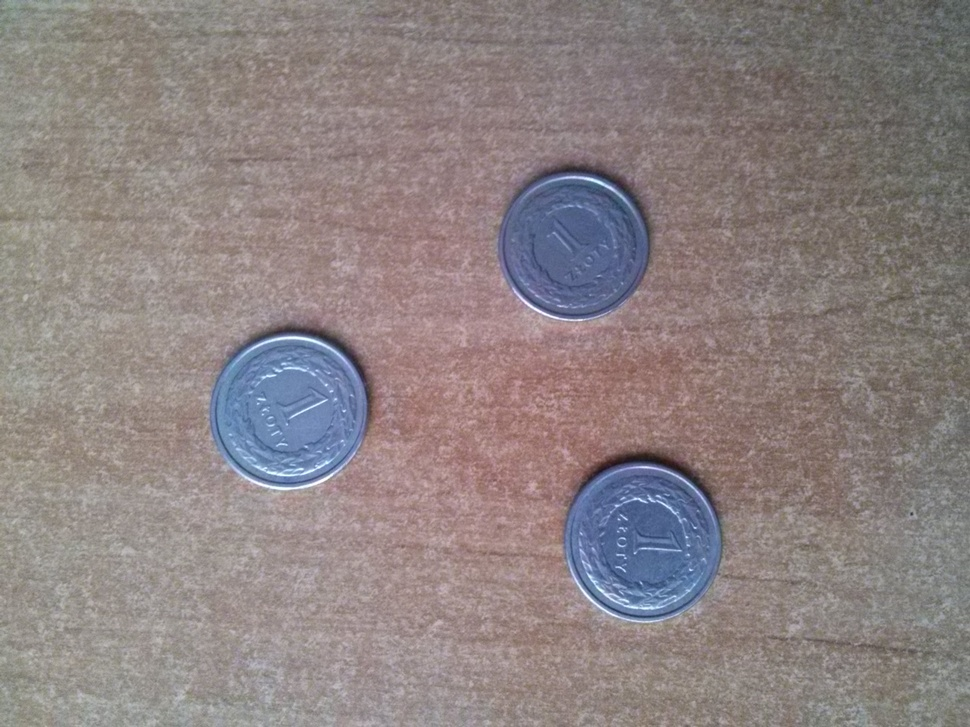
#> input picture zdjecia/1280 x 960/CAM01162.jpg, 970 x 727 px, shrunk from 1280 x 960 before the run; its folder holds only this picture in this run
$ python 'Detekcja okregow opncv.py'
#> lines starting #> are read from the running program, lines starting #| are printed output that depends on the picture; after the words box and inside, x2 and y2 are one past the last pixel; in counts of white or black regions, pixels touching at a corner belong together
#> in main, oryginal is the input picture: shape (727, 970, 3); mean B, G, R 130, 130, 140.3
import cv2
from matplotlib import pyplot as plt
import numpy as np
import os


def wykrywanieKonturow(image):
    print("\tTrwa wykrywanie konturow...")

    gray = cv2.cvtColor(image, cv2.COLOR_RGB2GRAY)
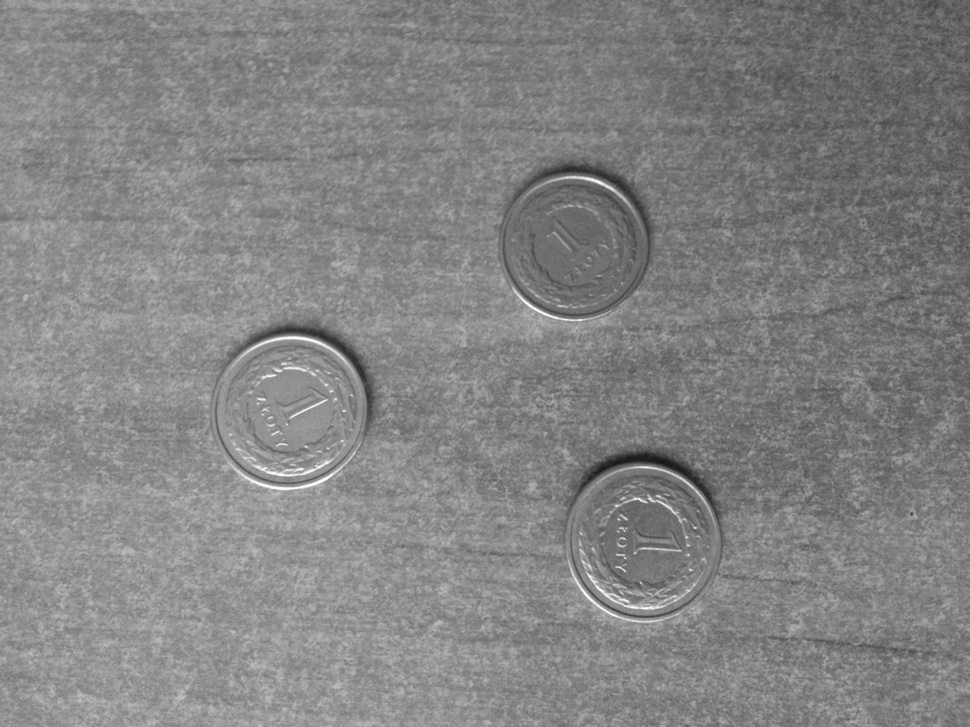
#> gray: shape (727, 970); min 20, max 255, mean 131.2
    """
    fig, ax = plt.subplots()
    ax.imshow(gray, cmap='gray')
    plt.show()
    """

    blurred = cv2.GaussianBlur(gray, (11, 11), 0)
    """
    fig, ax = plt.subplots()
    ax.imshow(blurred, cmap='gray')
    plt.show()
    """


    thresh = cv2.adaptiveThreshold(blurred, 255, cv2.ADAPTIVE_THRESH_GAUSSIAN_C, cv2.THRESH_BINARY, 31, 10)
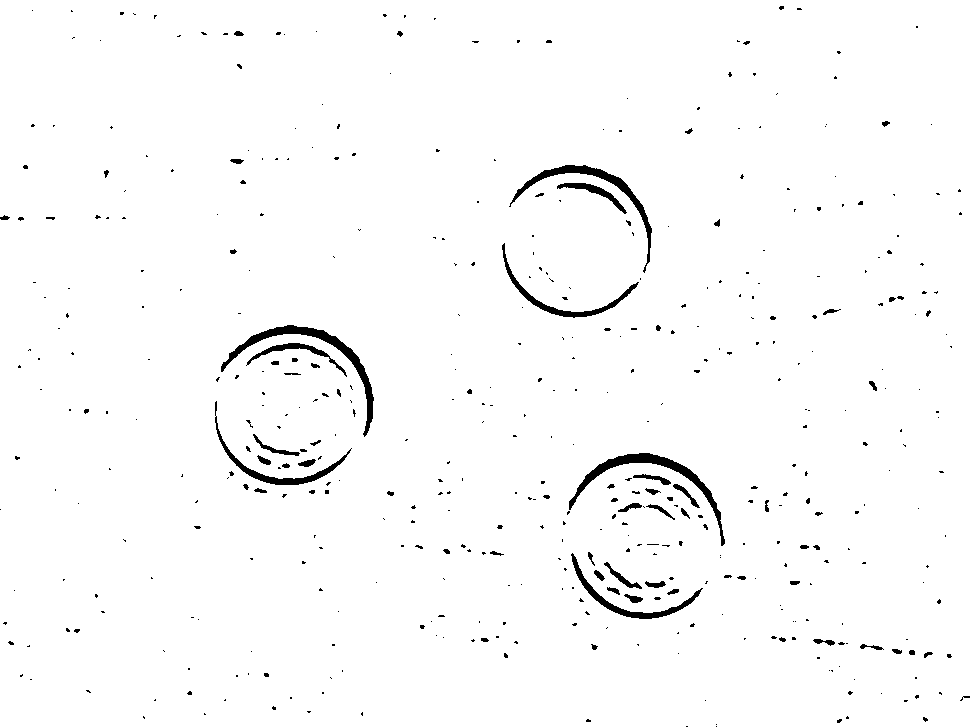
#> thresh: shape (727, 970); 98.1% white; 468 black regions (396 under 20 px), largest, box (x1, y1, x2, y2) and area: (221, 325, 374, 437) 1667, (569, 453, 725, 546) 1566, (509, 165, 652, 273) 1302


    print("\tKoniec wykrywania konturow.")
    return thresh


def main():
    sciezkaZrodlowa = "zdjecia/1280 x 960/"
    sciezkaDocelowa = "okregi/1280 x 960/"

    tytul = os.listdir(sciezkaZrodlowa)


    #for i in range(len(tytul)):
    for i in [0, 10, 20, 30, 40, 50, 60]:
        print('Trwa przetwarzanie obrazu o indeksie i =', i, " (" + tytul[i])
        oryginal = cv2.imread(sciezkaZrodlowa + tytul[i], cv2.IMREAD_COLOR)


        print("\tTrwa wykrywanie monet...")
        image = wykrywanieKonturow(oryginal)
        """
        print("type(images) = " + str(type(images)))
        print("len(images) = " + str(len(images)))
        print("type(tytulyWykresow) = " + str(type(tytulyWykresow)))
        print("len(tytulyWykresow) = " + str(len(tytulyWykresow)))
        """

        print("\t\nTrwa rysowanie wykresow...")
        fig, ax = plt.subplots(nrows=1, ncols=2, figsize=(12, 4.5), subplot_kw={'xticks': [], 'yticks': []})
        fig.subplots_adjust(left=0, right=1, bottom=0, top=1, hspace=0.1, wspace=0.1)
        ax[0].imshow(cv2.cvtColor(oryginal, cv2.COLOR_BGR2RGB), aspect='equal', interpolation='bilinear')
        ax[1].imshow(image, cmap='gray', aspect='equal', interpolation='bilinear')
        print("\tPrzygotowywanie wyswietlenia obrazow w panelu bocznym...")
        plt.show()
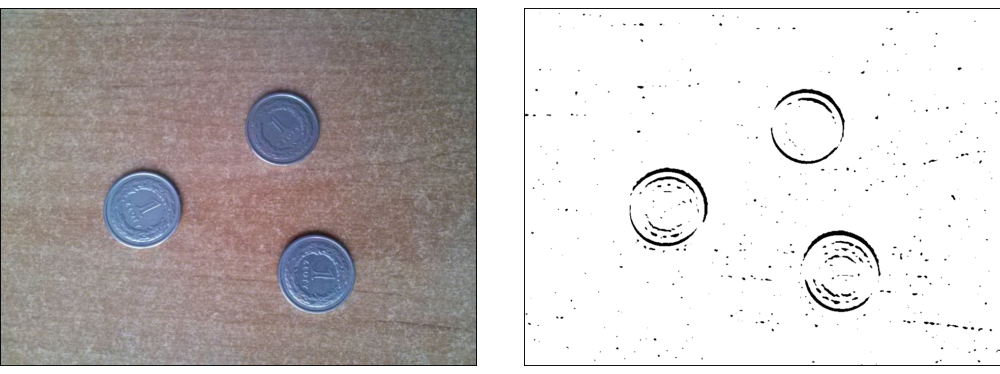
#> figure drawn by matplotlib, 2 panels
        print("\tPomyslnie wyswietlono.\n\n")


        print("\tTrwa wykonywanie cv2.HoughCircles()...")
        minimalnyPromien = int(min(image.shape)/20)
#> minimalnyPromien = 36
        maksymalnyPromien = int(min(image.shape)/3)
#> maksymalnyPromien = 242
        minimalnyDystans = int(1.5 * minimalnyPromien)
#> minimalnyDystans = 54
        parametr2 = 40
        while(parametr2 > 0):
            print("Trwa proba parametr2 = " + str(parametr2) + "...")
            circles = cv2.HoughCircles(image, cv2.HOUGH_GRADIENT, 1, minDist=minimalnyDystans, param1=50, param2=parametr2, minRadius=minimalnyPromien, maxRadius=maksymalnyPromien)
            if(not(circles is None) and (len(circles[0]) >= 10)):
                print("funkcja cv2.HoughCircles() zatrzymana dla parametr2 = " + str(parametr2))
                break
            parametr2 -= 1
#> after the loop, parametr2 = 23

        wynik = np.copy(oryginal)
        circles = np.uint16(np.around(circles))
#> circles = [[574, 244, 72], [644, 542, 76], [292, 404, 78], [574, 390, 208], [708, 492, 124], [762, 416, 135], [540, 638, 98], [656, 370, 109], [656, 448, 59], [522, 426, 88]]
        print("\tLiczba znalezionych okregow: " + str(len(circles[0])))
#| 	Liczba znalezionych okregow: 10
        print("\tTrwa nanoszenie okregow...")
        for j in circles[0, :]:
            # rysowanie okregu
            cv2.circle(wynik, (j[0], j[1]), j[2], (0, 255, 0), 2)
            # draw srodka okregu
            cv2.circle(wynik, (j[0], j[1]), 2, (0, 0, 255), 3)
#> this loop made 10 passes
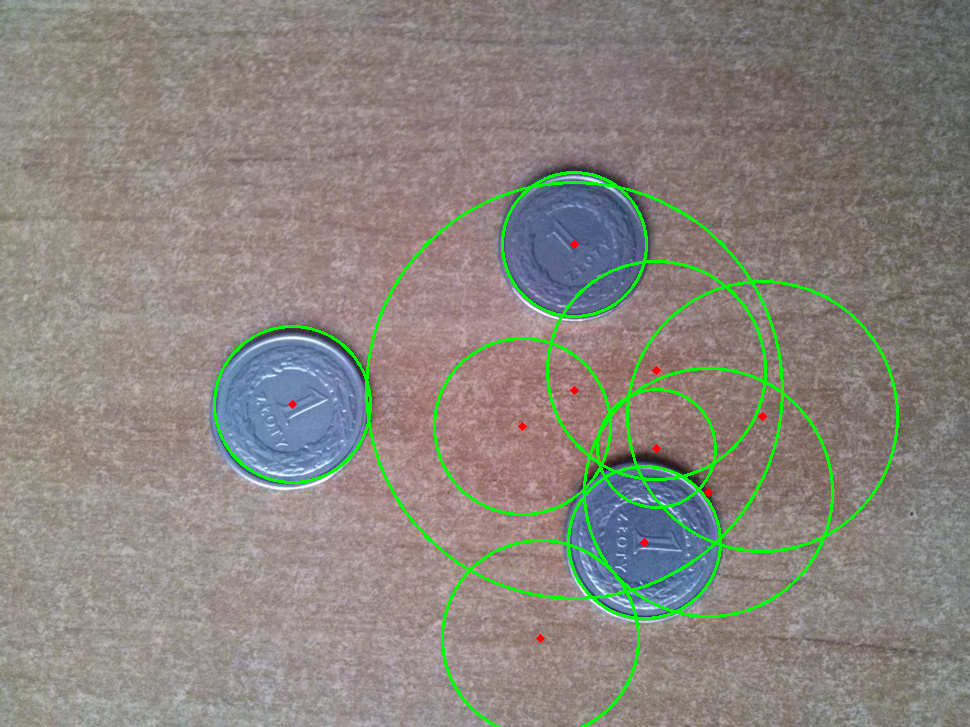
#> wynik: shape (727, 970, 3); 2.7% of pixels changed, all inside (x1, y1, x2, y2) = (213, 171, 899, 727)

        print("\tTrwa rysowanie wykresow...")
        fig, ax = plt.subplots(nrows=1, ncols=2, figsize=(12, 4.5), subplot_kw={'xticks': [], 'yticks': []})
        fig.subplots_adjust(left=0, right=1, bottom=0, top=1, hspace=0.1, wspace=0.1)
        ax[0].imshow(cv2.cvtColor(oryginal, cv2.COLOR_BGR2RGB), aspect='equal', interpolation='bilinear')
        ax[1].imshow(cv2.cvtColor(wynik, cv2.COLOR_BGR2RGB), cmap='gray', aspect='equal', interpolation='bilinear')
        print("\tPrzygotowywanie wyswietlenia obrazow w panelu bocznym...")
        plt.show()
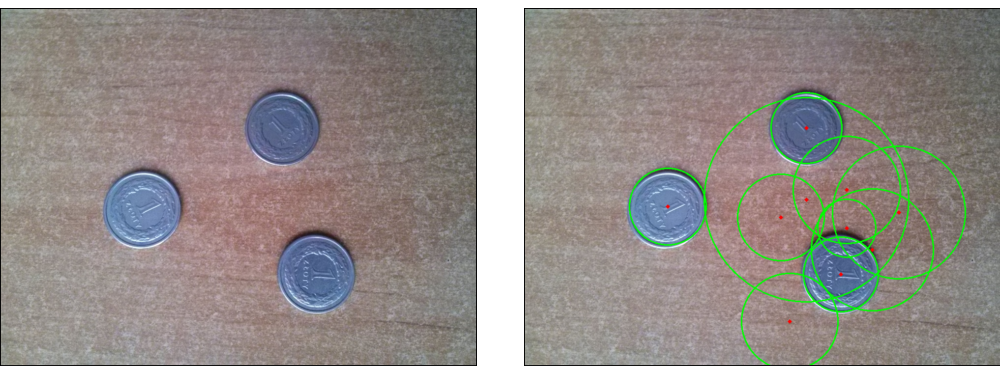
#> figure drawn by matplotlib, 2 panels
        print("\tPomyslnie wyswietlono.\n\n")


        """
        print("\tTrwa zapisywanie do pliku jpg...")
        fig.savefig(sciezkaDocelowa + tytul[i])
        print("\tPomyslnie zapisano do pliku jpg.\n\n")
        """


#> (the run stopped early here; a loop or call above may not have finished)
